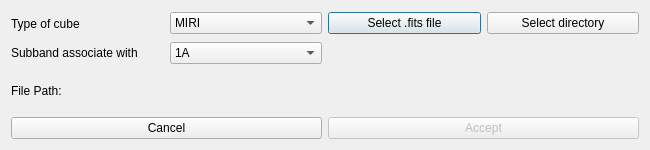
<?xml version="1.0" encoding="UTF-8"?>
<ui version="4.0">
 <class>cubeLoader</class>
 <widget class="QDialog" name="cubeLoader">
  <property name="geometry">
   <rect>
    <x>0</x>
    <y>0</y>
    <width>650</width>
    <height>150</height>
   </rect>
  </property>
  <property name="minimumSize">
   <size>
    <width>650</width>
    <height>150</height>
   </size>
  </property>
  <property name="maximumSize">
   <size>
    <width>650</width>
    <height>169</height>
   </size>
  </property>
  <property name="windowTitle">
   <string>cubeLoader</string>
  </property>
  <layout class="QGridLayout" name="gridLayout_2">
   <item row="0" column="0">
    <layout class="QGridLayout" name="gridLayout">
     <item row="0" column="0">
      <widget class="QLabel" name="label">
       <property name="minimumSize">
        <size>
         <width>0</width>
         <height>25</height>
        </size>
       </property>
       <property name="text">
        <string>Type of cube</string>
       </property>
       <property name="alignment">
        <set>Qt::AlignLeading|Qt::AlignLeft|Qt::AlignVCenter</set>
       </property>
      </widget>
     </item>
     <item row="3" column="0" colspan="2">
      <widget class="QPushButton" name="cancelButton">
       <property name="enabled">
        <bool>true</bool>
       </property>
       <property name="focusPolicy">
        <enum>Qt::NoFocus</enum>
       </property>
       <property name="text">
        <string>Cancel</string>
       </property>
      </widget>
     </item>
     <item row="2" column="0">
      <widget class="QLabel" name="label_2">
       <property name="minimumSize">
        <size>
         <width>0</width>
         <height>30</height>
        </size>
       </property>
       <property name="text">
        <string>File Path: </string>
       </property>
       <property name="alignment">
        <set>Qt::AlignLeading|Qt::AlignLeft|Qt::AlignVCenter</set>
       </property>
      </widget>
     </item>
     <item row="0" column="1">
      <widget class="QComboBox" name="cubeComboBox">
       <item>
        <property name="text">
         <string>MIRI</string>
        </property>
       </item>
      </widget>
     </item>
     <item row="1" column="0">
      <widget class="QLabel" name="label_3">
       <property name="text">
        <string>Subband associate with</string>
       </property>
      </widget>
     </item>
     <item row="1" column="1">
      <widget class="QComboBox" name="subbandComboBox">
       <property name="enabled">
        <bool>true</bool>
       </property>
       <item>
        <property name="text">
         <string>1A</string>
        </property>
       </item>
       <item>
        <property name="text">
         <string>1B</string>
        </property>
       </item>
       <item>
        <property name="text">
         <string>1C</string>
        </property>
       </item>
       <item>
        <property name="text">
         <string>2A</string>
        </property>
       </item>
       <item>
        <property name="text">
         <string>2B</string>
        </property>
       </item>
       <item>
        <property name="text">
         <string>2C</string>
        </property>
       </item>
       <item>
        <property name="text">
         <string>3A</string>
        </property>
       </item>
       <item>
        <property name="text">
         <string>3B</string>
        </property>
       </item>
       <item>
        <property name="text">
         <string>3C</string>
        </property>
       </item>
       <item>
        <property name="text">
         <string>4A</string>
        </property>
       </item>
       <item>
        <property name="text">
         <string>4B</string>
        </property>
       </item>
       <item>
        <property name="text">
         <string>4C</string>
        </property>
       </item>
      </widget>
     </item>
     <item row="0" column="2">
      <widget class="QPushButton" name="selectFileButton">
       <property name="text">
        <string>Select .fits file</string>
       </property>
      </widget>
     </item>
     <item row="0" column="3">
      <widget class="QPushButton" name="selectDirectoryButton">
       <property name="text">
        <string>Select directory</string>
       </property>
      </widget>
     </item>
     <item row="3" column="2" colspan="2">
      <widget class="QPushButton" name="acceptButton">
       <property name="enabled">
        <bool>false</bool>
       </property>
       <property name="focusPolicy">
        <enum>Qt::NoFocus</enum>
       </property>
       <property name="text">
        <string>Accept</string>
       </property>
      </widget>
     </item>
     <item row="2" column="1" colspan="3">
      <widget class="QLabel" name="filePathLabel">
       <property name="text">
        <string/>
       </property>
      </widget>
     </item>
    </layout>
   </item>
  </layout>
 </widget>
 <resources/>
 <connections>
  <connection>
   <sender>acceptButton</sender>
   <signal>clicked()</signal>
   <receiver>cubeLoader</receiver>
   <slot>accept()</slot>
   <hints>
    <hint type="sourcelabel">
     <x>115</x>
     <y>277</y>
    </hint>
    <hint type="destinationlabel">
     <x>221</x>
     <y>149</y>
    </hint>
   </hints>
  </connection>
  <connection>
   <sender>cancelButton</sender>
   <signal>clicked()</signal>
   <receiver>cubeLoader</receiver>
   <slot>reject()</slot>
   <hints>
    <hint type="sourcelabel">
     <x>333</x>
     <y>277</y>
    </hint>
    <hint type="destinationlabel">
     <x>221</x>
     <y>149</y>
    </hint>
   </hints>
  </connection>
 </connections>
</ui>
